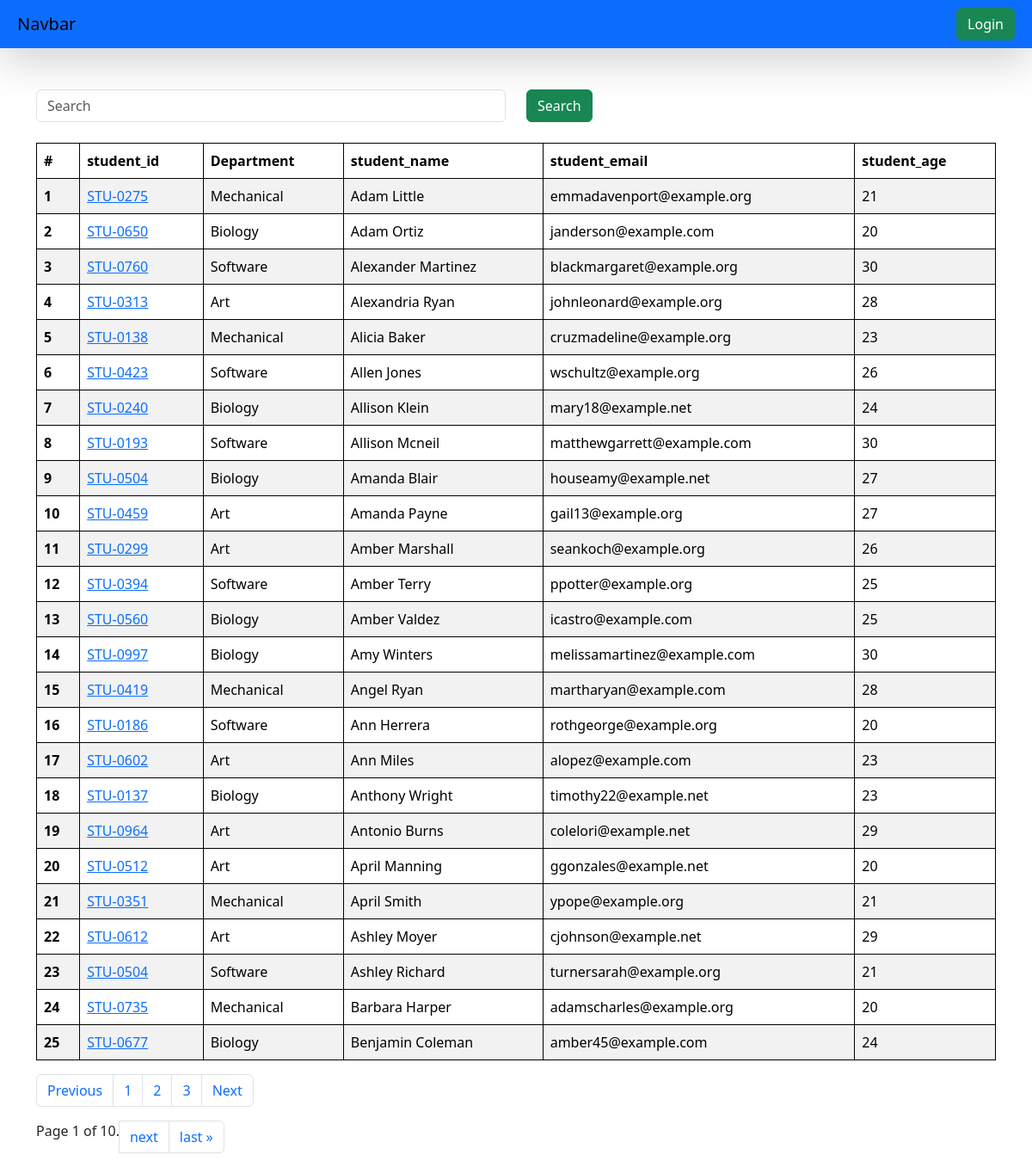
/students/, run on an earlier commit of the app's database.
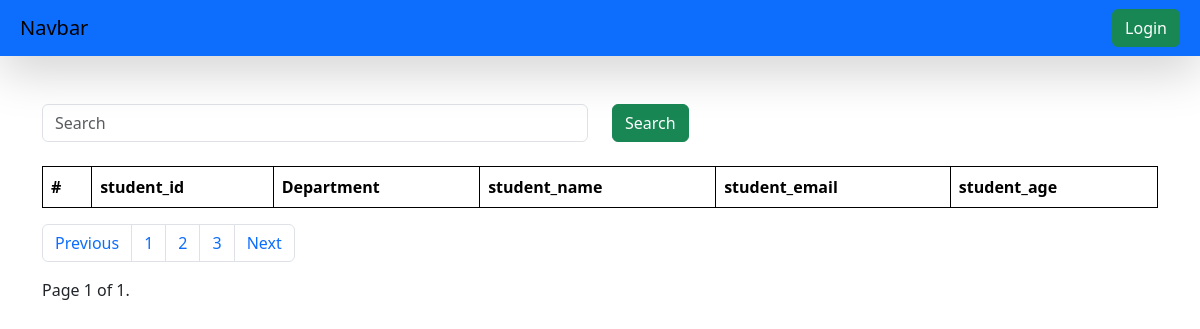
And on a later commit of the database.
### vege/models.py (models this page shows, shortened)
class Student(models.Model):
    department = models.ForeignKey(Department , related_name="depart" ,on_delete=models.CASCADE)
    student_id = models.OneToOneField(StudentID , related_name="studentid" ,on_delete=models.CASCADE)
    student_name = models.CharField(max_length=100)
    student_email = models.EmailField(unique=True)
    student_age = models.IntegerField(default=18)
    student_address = models.TextField()
    def __str__(self) -> str:
          return self.student_name
    class Meta:
         ordering = ['student_name']
         verbose_name = "student"

class StudentID(models.Model):
      student_id = models.CharField(max_length=100)
      def __str__(self) -> str:
          return self.student_id

class Department(models.Model):
    department = models.CharField(max_length=100)
    class Meta:
        ordering = ['department']

### vege/views.py (the view, shortened to what this page needs)
# urls.py: path('students/', get_students, name="get_students"),
def get_students(request):
    queryset = Student.objects.all()
    paginator = Paginator(queryset, 25)  # Show 25 contacts per page.
    page_number = request.GET.get("page" , 1)
    page_obj = paginator.get_page(page_number)
    print(page_obj.object_list)
    return render(request, 'vege/report/students.html', {'queryset':page_obj})

### vege/templates/vege/report/students.html (shortened to what this page needs)
{% extends "home/base.html" %}
{% block start %}
<div class = "container mt-5">
         <form clas="mb-4">
    <div class="row">
        <div class="col-md-6">
             <input class="form-control" name="search" placeholder="Search">
        </div>
        <div class="col-md-6">
            <button class="btn btn-success">Search</button>
        </div>
    </div>
    <br>
</form>
    <table class="table table-striped">
       <thead>
         <tr>
           <th scope="col">#</th>
           <th scope="col">student_id</th>
           <th scope="col">Department</th>
           <th scope="col">student_name</th>
           <th scope="col">student_email</th>
           <th scope="col">student_age</th>
         </tr>
        </thead>
        <tbody>
            {% for student in queryset %}
         <tr>
           <th scope="row">{{forloop.counter}}</th>
           <td>
           <a href="{% url 'see_marks' student.student_id %}" >
              {{student.student_id}}
           </a>
         </td>
           <td>{{student.department.department}}</td>
           <td>{{student.student_name}}</td>
           <td>{{student.student_email}}</td>
           <td>{{student.student_age}}</td>
         </tr>
         {% endfor %}
        </tbody>
        </table>
           <ul class="pagination">
             <li class="page-item"><a class="page-link" href="#">Previous</a></li>
             <li class="page-item"><a class="page-link" href="#">1</a></li>
             <li class="page-item"><a class="page-link" href="#">2</a></li>
             <li class="page-item"><a class="page-link" href="#">3</a></li>
             <li class="page-item"><a class="page-link" href="#">Next</a></li>
           </ul>
         <nav aria-label="Page navigation example">
           <ul class="pagination">
               <span class="current">
                   Page {{ queryset.number }} of {{ queryset.paginator.num_pages }}.
               </span>
               {% if queryset.has_next %}
                   <li class="page-item"><a class="page-link" href="?page={{ queryset.next_page_number }}">next</a> </li>
                   <li class="page-item"><a class="page-link" href="?page={{ queryset.paginator.num_pages }}">last &raquo;</a> </li>
               {% endif %}
       </ul>
       </nav>
   </div>
{% endblock %}

### home/templates/home/base.html (shortened to what this page needs)
<!DOCTYPE html>
<html lang="en">
<head>
    <link href="https://cdn.jsdelivr.net/npm/bootstrap@5.3.7/dist/css/bootstrap.min.css" rel="stylesheet">
</head>
<body>
    <nav class="navbar p-2 bg-primary shadow-lg">
        <div class="container-fluid">
          <a class="navbar-brand">Navbar</a>
          <form class="d-flex" role="search">
        {% if request.user.is_authenticated %}
           <a href="/logout/" class="btn btn-success" type="submit">Logout</a>
        {% else %}
        <a href="/login/" class="btn btn-success" type="submit">Login</a>
            {% endif %}
        </form>
        </div>
      </nav>
    {% block start %}
    {% endblock %}
</body>
</html>

### home/templates/home/base.html (style rules this page uses)
table, th, td { border: 1px solid black; }

What changed in the data, as far as the page shows it:
removed Student: student_id "STU-0275", department.department "Mechanical", student_name "Adam Little", student_email "emmadavenport@example.org", student_age "21"
removed Student: student_id "STU-0650", department.department "Biology", student_name "Adam Ortiz", student_email "janderson@example.com", student_age "20"
removed Student: student_id "STU-0760", department.department "Software", student_name "Alexander Martinez", student_email "blackmargaret@example.org", student_age "30"
removed Student: student_id "STU-0313", department.department "Art", student_name "Alexandria Ryan", student_email "johnleonard@example.org", student_age "28"
removed Student: student_id "STU-0138", department.department "Mechanical", student_name "Alicia Baker", student_email "cruzmadeline@example.org", student_age "23"
removed Student: student_id "STU-0423", department.department "Software", student_name "Allen Jones", student_email "wschultz@example.org", student_age "26"
removed Student: student_id "STU-0240", department.department "Biology", student_name "Allison Klein", student_email "mary18@example.net", student_age "24"
removed Student: student_id "STU-0193", department.department "Software", student_name "Allison Mcneil", student_email "matthewgarrett@example.com", student_age "30"
removed Student: student_id "STU-0504", department.department "Biology", student_name "Amanda Blair", student_email "houseamy@example.net", student_age "27"
removed Student: student_id "STU-0459", department.department "Art", student_name "Amanda Payne", student_email "gail13@example.org", student_age "27"
removed Student: student_id "STU-0299", department.department "Art", student_name "Amber Marshall", student_email "seankoch@example.org", student_age "26"
removed Student: student_id "STU-0394", department.department "Software", student_name "Amber Terry", student_email "ppotter@example.org", student_age "25"
removed Student: student_id "STU-0560", department.department "Biology", student_name "Amber Valdez", student_email "icastro@example.com", student_age "25"
removed Student: student_id "STU-0997", department.department "Biology", student_name "Amy Winters", student_email "melissamartinez@example.com", student_age "30"
removed Student: student_id "STU-0419", department.department "Mechanical", student_name "Angel Ryan", student_email "martharyan@example.com", student_age "28"
removed Student: student_id "STU-0186", department.department "Software", student_name "Ann Herrera", student_email "rothgeorge@example.org", student_age "20"
removed Student: student_id "STU-0602", department.department "Art", student_name "Ann Miles", student_email "alopez@example.com", student_age "23"
removed Student: student_id "STU-0137", department.department "Biology", student_name "Anthony Wright", student_email "timothy22@example.net", student_age "23"
removed Student: student_id "STU-0964", department.department "Art", student_name "Antonio Burns", student_email "colelori@example.net", student_age "29"
removed Student: student_id "STU-0512", department.department "Art", student_name "April Manning", student_email "ggonzales@example.net", student_age "20"
removed Student: student_id "STU-0351", department.department "Mechanical", student_name "April Smith", student_email "ypope@example.org", student_age "21"
removed Student: student_id "STU-0612", department.department "Art", student_name "Ashley Moyer", student_email "cjohnson@example.net", student_age "29"
removed Student: student_id "STU-0504", department.department "Software", student_name "Ashley Richard", student_email "turnersarah@example.org", student_age "21"
removed Student: student_id "STU-0735", department.department "Mechanical", student_name "Barbara Harper", student_email "adamscharles@example.org", student_age "20"
removed Student: student_id "STU-0677", department.department "Biology", student_name "Benjamin Coleman", student_email "amber45@example.com", student_age "24"
Also different on the page:
{{ queryset.paginator.num_pages }}: "10" → "1"
text no longer shown: "next last »"
